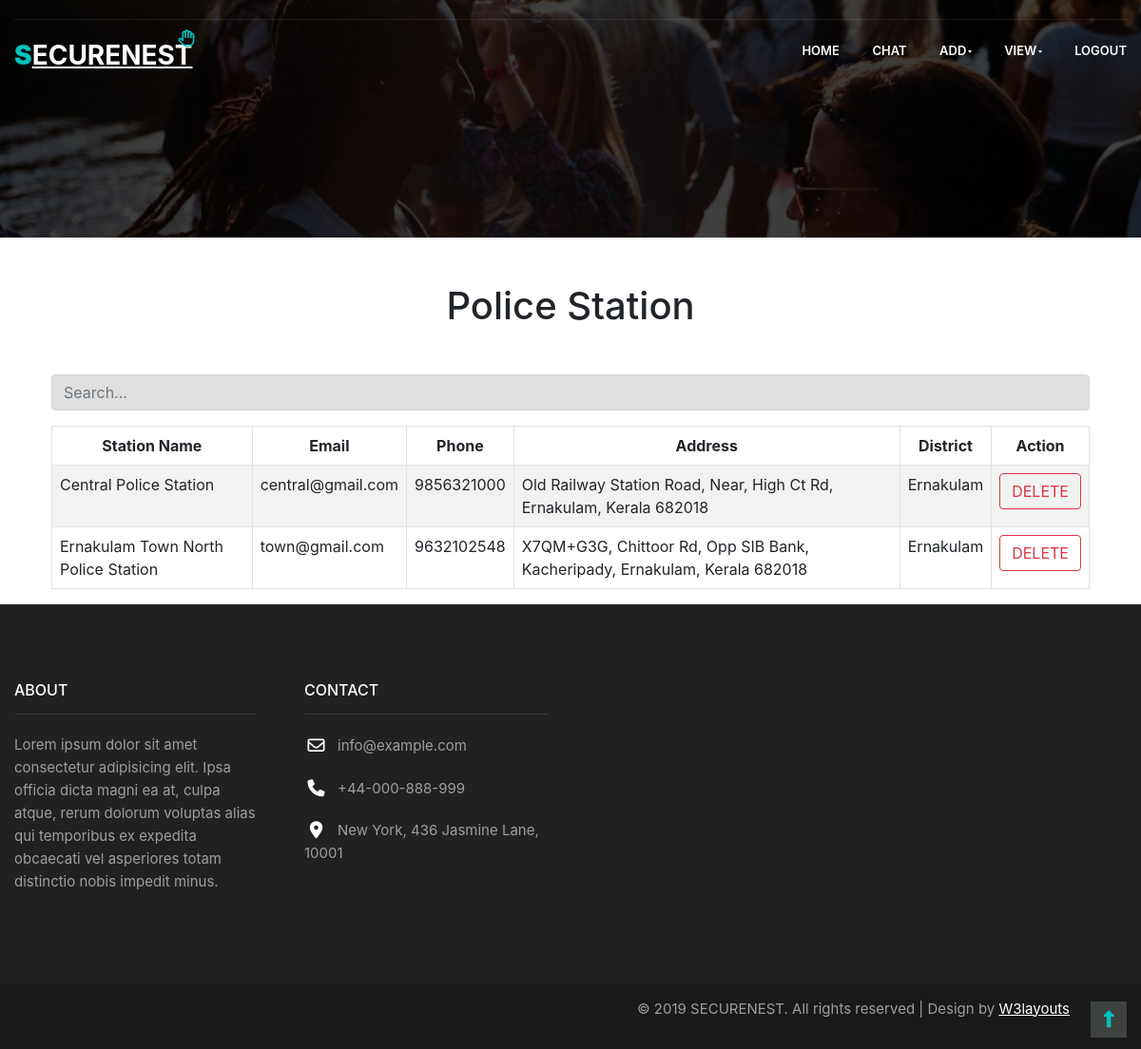
/viewPolice/, run on the app's committed database.
### SecureNestApp/models.py (models this page shows, shortened)
class PoliceStation(models.Model):
    name = models.CharField(max_length=100)
    email = models.EmailField(max_length=100)
    phone = models.IntegerField()
    district = models.CharField(max_length=100)
    address = models.CharField(max_length=300)
    loginid = models.ForeignKey(Login, on_delete=models.CASCADE)

### SecureNestApp/views.py (the view)
# urls.py: path("viewPolice/", views.viewPolice),
def viewPolice(request):
    policeData = PoliceStation.objects.all()
    return render(request, "ADMIN/viewPolice.html", {"policeData": policeData})

### templates/ADMIN/viewPolice.html (shortened to what this page needs)
{% extends "ADMIN/adminBase.html" %}
{% block header %}
<link rel="stylesheet" href="https://cdn.jsdelivr.net/npm/bootstrap@5.2.3/dist/css/bootstrap.min.css"
>
<link rel="stylesheet" href="https://stackpath.bootstrapcdn.com/bootstrap/5.0.0/css/bootstrap.min.css">
<body>
    <div class="container">
        <h1 align="center" class="m-5">Police Station</h1>
        <input type="text" id="searchInput" class="form-control mb-3 test" placeholder="Search...">
        <table class="table table-striped table-bordered" border="1">
            <thead>
                <tr>
                    <th>Station Name</th>
                    <th>Email</th>
                    <th>Phone</th>
                    <th>Address</th>
                    <th>District</th>
                    <th colspan="2">Action</th>
                </tr>
            </thead>
            <tbody id="tableBody">
                {% for i in policeData %}
                <tr id="row{{ forloop.counter }}">
                    <td>{{ i.name }}</td>
                    <td>{{ i.email }}</td>
                    <td>{{ i.phone }}</td>
                    <td>{{ i.address }}</td>
                    <td>{{ i.district }}</td>
                    <td><a href="/deletePolice?id={{i.loginid_id}}" class="btn btn-outline-danger">DELETE</a></td>
                </tr>
                {% endfor %}
            </tbody>
        </table>
    </div>
</body>
</html>
{% endblock %}

### templates/ADMIN/adminBase.html (style rules this page uses)
* { box-sizing: border-box; font-family: -apple-system, BlinkMacSystemFont, "Segoe UI", Roboto, Oxygen-Sans, Ubuntu, Cantarell, "Helvetica Neue", sans-serif; }

### templates/ADMIN/viewPolice.html (style rules this page uses)
th { text-align: center; }
.test { background-color: rgba(128, 128, 128, 0.253); }

### data on the page
PoliceStation: name "Central Police Station", email "central@gmail.com", phone "9856321000", address "Old Railway Station Road, Near, High Ct Rd, Ernakulam, Kerala 682018", district "Ernakulam"
PoliceStation: name "Ernakulam Town North Police Station", email "town@gmail.com", phone "9632102548", address "X7QM+G3G, Chittoor Rd, Opp SIB Bank, Kacheripady, Ernakulam, Kerala 682018", district "Ernakulam"
